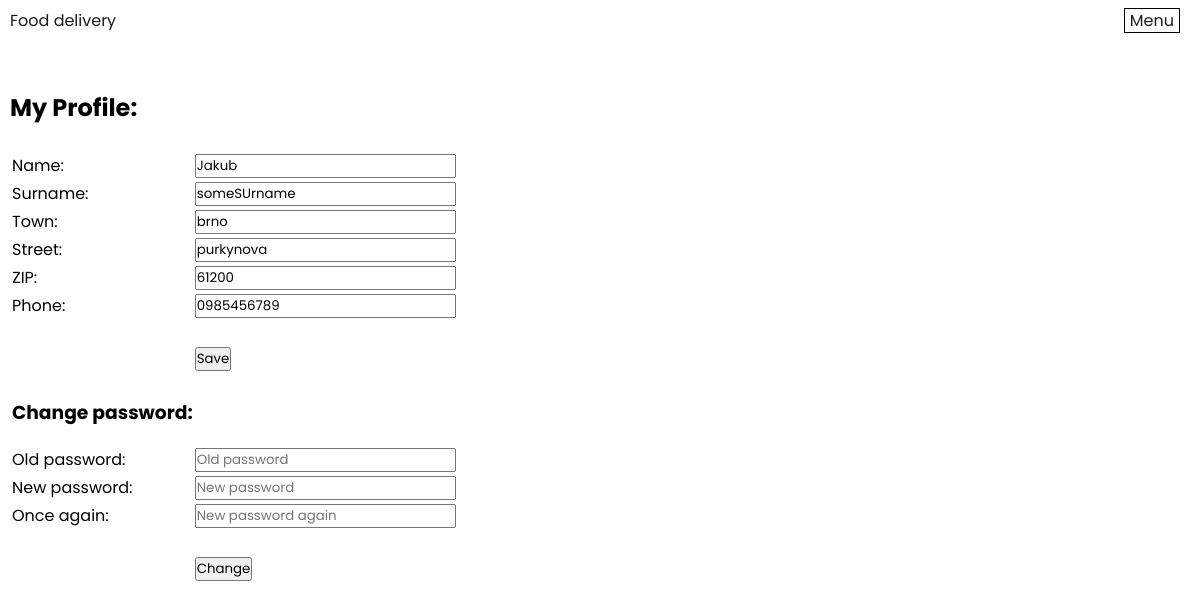
The page /myProfile.php (signed in) on the database its author committed.
### tables this page shows
CREATE TABLE person (
  personId INT AUTO_INCREMENT NOT NULL PRIMARY KEY,
  Name TINYTEXT,
  Surname TINYTEXT,
  Town TINYTEXT,
  Street TINYTEXT,
  ZIP INT,
  phoneNumber TINYTEXT,
  mail TINYTEXT,
  hashedPassword LONGTEXT,
  state ENUM("unregistered", "diner", "driver", "operator", "admin")
);

### myProfile.php (the view, shortened to what this page needs)
<?php
include "header.php";
$userData = $pdo->query("SELECT Name, Surname, Town, Street, ZIP, phoneNumber, hashedPassword FROM person WHERE personId = {$_SESSION["userId"]}")->fetch(PDO::FETCH_ASSOC);
?>
<div class="main-page-container">
    <h2>My Profile:</h2><br>
    <form action="#" method="post">
        <table>
            <tr>
                <td><label >Name: </label></td>
                <td><input type="text" value=
                    <?php echo "\"";
                    if(isset($userData["Name"])) {
                        echo $userData["Name"];
                    }
                    echo "\""; ?>
                    name="userName"  placeholder="Name" required></td>
            </tr>
            <tr>
                <td><label >Surname: </label></td>
                <td><input type="text" value=
                    <?php echo "\"";
                    if(isset($userData["Surname"])) {
                        echo $userData["Surname"];
                    }
                    echo "\""; ?>
                    name="userSurname"  placeholder="Surname" required></td>
            </tr>
            <tr>
                <td><label >Town: </label></td>
                <td><input type="text" value=
                    <?php echo "\"";
                    if(isset($userData["Town"])) {
                        echo $userData["Town"];
                    }
                    echo "\""; ?>
                    name="userTown"  placeholder="Town" required></td>
            </tr>
            <tr>
                <td><label >Street: </label</td>
                <td><input type="text" value=
                    <?php echo "\"";
                    if(isset($userData["Street"])) {
                        echo $userData["Street"];
                    }
                    echo "\""; ?>
                    name="userStreet"  placeholder="Street" required></td>
            </tr>
            <tr>
                <td><label>ZIP: </label></td>
                <td><input type="text" pattern="\d{5}" value=
                    <?php echo "\"";
                    if(isset($userData["ZIP"])) {
                        echo $userData["ZIP"];
                    }
                    echo "\""; ?>
                    name="userZIP"  placeholder="ZIP (Eg.: 61200)" required></td>
            </tr>
            <tr>
                <td><label >Phone: </label></td>
                <td><input type="tel" value=
                    <?php echo "\"";
                    if(isset($userData["phoneNumber"])) {
                        echo $userData["phoneNumber"];
                    }
                    echo "\""; ?>
                    name="userPhoneNumber"  placeholder="PhoneNumber" required></td>
            </tr>
            <tr style="text-align: left"><td></td><td style="padding-top: 25px; padding-bottom: 25px"><input  type="submit" name="changeProfile" value="Save" ></td></tr>
            <tr><td><h3>Change password:</h3></td></tr>
            <tr><td style="height:15px"></td></tr>
            <tr>
                <td><label >Old password:</label></td>
                <td><input type="password" name="userPassword" placeholder="Old password"></td>
            </tr>
            <tr>
                <td><label >New password:</label></td>
                <td><input type="password" name="newUserPassword" placeholder="New password"></td>
            </tr>
            <tr>
                <td><label >Once again:</label></td>
                <td><input type="password" name="newUserPasswordAgain" placeholder="New password again"></td>
            </tr>
            <tr style="text-align: left"><td></td><td style="padding-top: 25px; padding-bottom: 25px"><input  type="submit" name="changePassword" value="Change" ></td></tr>
        </table>
    </form>
</div>

### styles/style.css (style rules this page uses)
* { box-sizing: border-box; margin: 0; padding: 0; font-family: 'Poppins', sans-serif; }
.main-page-container { max-width: 1300px; margin: 0 auto; padding: 0 10px; position: relative; }

### rows shown on the page
person: userName "Jakub", userSurname "someSUrname", userTown "brno", userStreet "purkynova", userZIP "61200", userPhoneNumber "0985456789"
